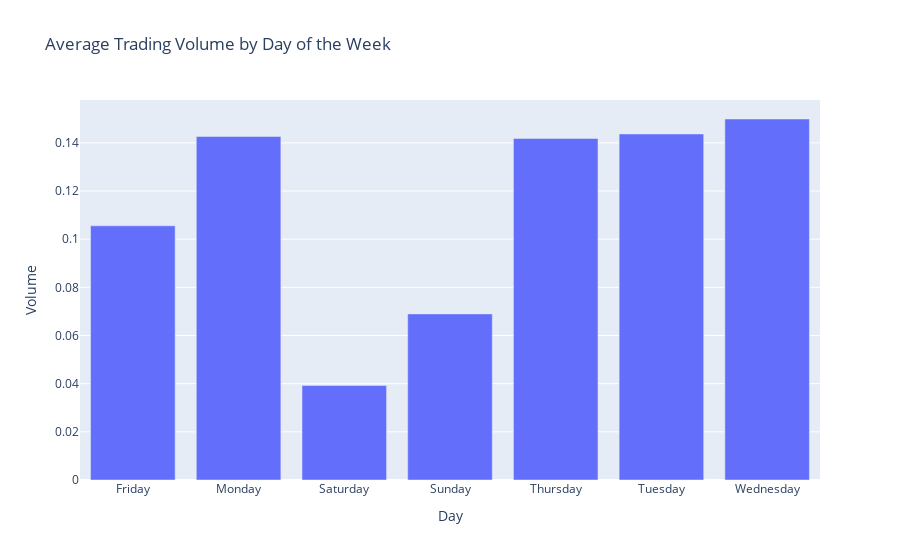

Notebook code for this chart:
### Code cell
# Assuming 'df' includes a 'Volume' column
avg_volume_by_day = df.groupby('Day')['Volume'].mean().reset_index()
fig = px.bar(avg_volume_by_day, x='Day', y='Volume', title='Average Trading Volume by Day of the Week')
fig.show()

### Figure 1 — Plotly figure (JSON) as saved in the notebook; plotly's stock layout.template omitted (floating-point values rounded to 4 significant figures)
{"data": [{"alignmentgroup": "True", "hovertemplate": "Day=%{x}<br>Volume=%{y}<extra></extra>", "legendgroup": "", "marker": {"color": "#636efa", "pattern": {"shape": ""}}, "name": "", "offsetgroup": "", "orientation": "v", "showlegend": false, "textposition": "auto", "type": "bar", "x": ["Friday", "Monday", "Saturday", "Sunday", "Thursday", "Tuesday", "Wednesday"], "xaxis": "x", "y": [0.1056, 0.1426, 0.03926, 0.06897, 0.1418, 0.1437, 0.1499], "yaxis": "y"}], "layout": {"barmode": "relative", "legend": {"tracegroupgap": 0}, "title": {"text": "Average Trading Volume by Day of the Week"}, "xaxis": {"anchor": "y", "domain": [0, 1], "title": {"text": "Day"}}, "yaxis": {"anchor": "x", "domain": [0, 1], "title": {"text": "Volume"}}}}
